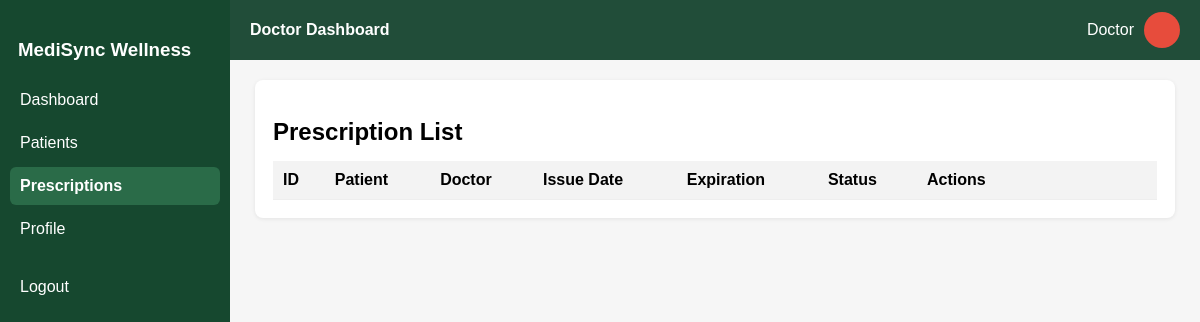
/backend/DISTRIBUTE_TO_APPROPRIATE_FILES/doctor/view_prescription.php, run on an earlier commit of the app's database.
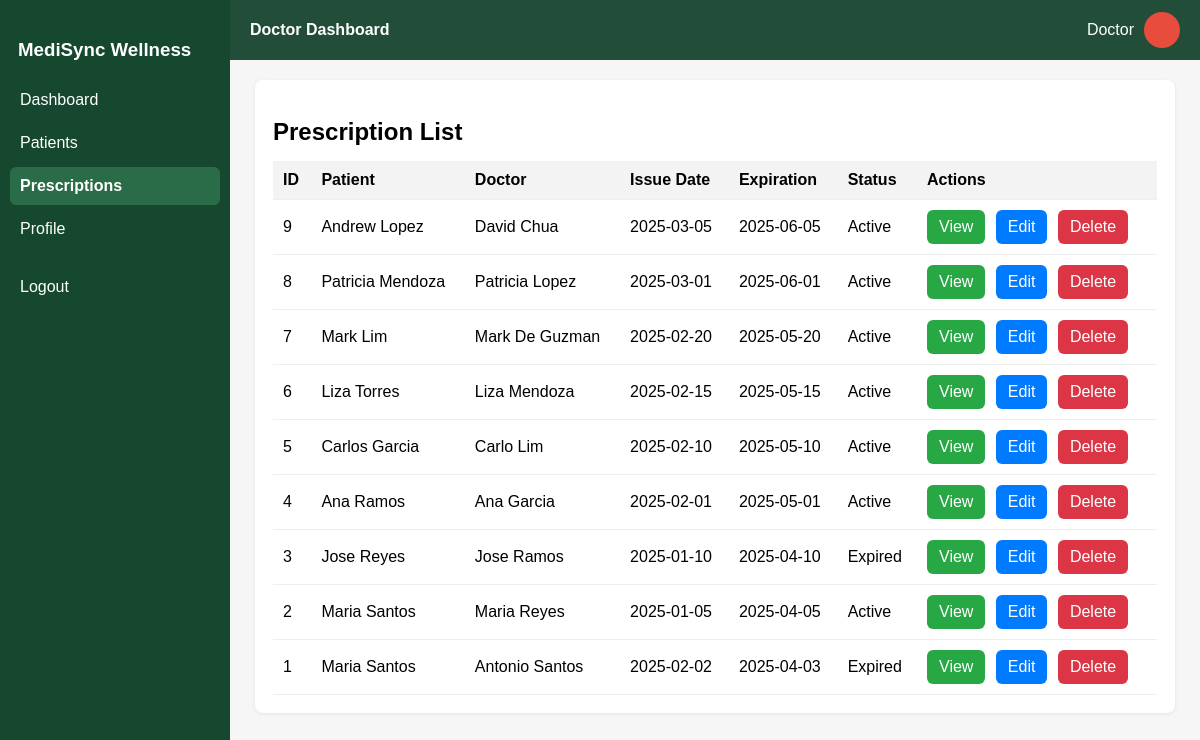
And on a later commit of the database.
### tables this page shows
CREATE TABLE IF NOT EXISTS `prescription` (
  `prescriptionID` int NOT NULL AUTO_INCREMENT,
  `medicationID` int NOT NULL,
  `patientID` int NOT NULL,
  `issueDate` date NOT NULL,
  `expirationDate` date NOT NULL,
  `status` text NOT NULL,
  `doctorID` int NOT NULL,
  PRIMARY KEY (`prescriptionID`),
  KEY `patientID` (`patientID`),
  KEY `medID` (`medicationID`),
  KEY `fk_prescription_doctor` (`doctorID`)
);

CREATE TABLE IF NOT EXISTS `patient` (
  `patientID` int NOT NULL AUTO_INCREMENT,
  `firstName` text NOT NULL,
  `lastName` text NOT NULL,
  `birthDate` date NOT NULL,
  `gender` text NOT NULL,
  `contactNumber` int NOT NULL,
  `address` text NOT NULL,
  `email` text NOT NULL,
  `doctorID` int NOT NULL,
  `healthCondition` text,
  `allergies` text,
  `currentMedication` text,
  `knownDiseases` text,
  PRIMARY KEY (`patientID`),
  KEY `fk_patient_doctor` (`doctorID`)
);

CREATE TABLE IF NOT EXISTS `doctor` (
  `doctorID` int NOT NULL,
  `firstName` text NOT NULL,
  `lastName` text NOT NULL,
  `specialization` text NOT NULL,
  `licenseNumber` int NOT NULL,
  `email` text NOT NULL,
  `clinicAddress` text NOT NULL,
  `status` enum('active','pending') NOT NULL DEFAULT 'pending',
  PRIMARY KEY (`doctorID`)
);

### backend/DISTRIBUTE_TO_APPROPRIATE_FILES/doctor/view_prescription.php (the view, shortened to what this page needs)
<?php
include('../includes/db_connect.php');
$activePage = 'prescriptions';
$sql = "
    SELECT
        p.prescriptionID,
        p.issueDate,
        p.expirationDate,
        p.status,
        pat.firstName AS patientFirst,
        pat.lastName AS patientLast,
        d.firstName AS doctorFirst,
        d.lastName AS doctorLast
    FROM prescription p
    LEFT JOIN patient pat ON pat.patientID = p.patientID
    LEFT JOIN doctor d ON d.doctorID = p.doctorID
    ORDER BY p.prescriptionID DESC
";
$list = $conn->query($sql);
?>
    <div class="card">
        <h2 style="margin-bottom:15px;">Prescription List</h2>
        <table>
            <thead>
            <tr>
                <th>ID</th>
                <th>Patient</th>
                <th>Doctor</th>
                <th>Issue Date</th>
                <th>Expiration</th>
                <th>Status</th>
                <th style="width:220px;">Actions</th>
            </tr>
            </thead>
            <tbody>
            <?php while ($p = $list->fetch_assoc()): ?>
                <tr>
                    <td><?= $p['prescriptionID'] ?></td>
                    <td>
                        <?= htmlspecialchars($p['patientFirst'] . " " . $p['patientLast']) ?>
                    </td>
                    <td>
                        <?= htmlspecialchars($p['doctorFirst'] . " " . $p['doctorLast']) ?>
                    </td>
                    <td><?= htmlspecialchars($p['issueDate']) ?></td>
                    <td><?= htmlspecialchars($p['expirationDate']) ?></td>
                    <td><?= htmlspecialchars($p['status']) ?></td>
                    <td>
                        <a href="view_patient_prescription.php?id=<?= $p['prescriptionID'] ?>" class="btn">
                            View
                        </a>
                        <a href="edit_prescription.php?id=<?= $p['prescriptionID'] ?>" class="btn" style="background:#007bff;">
                            Edit
                        </a>
                        <a href="delete_prescription.php?id=<?= $p['prescriptionID'] ?>"
                           class="btn btn-danger"
                           onclick="return confirm('Delete this prescription?');">
                            Delete
                        </a>
                    </td>
                </tr>
            <?php endwhile; ?>
            </tbody>
        </table>
    </div>
<?php
$content = ob_get_clean();
include('doctor_standard.php');
?>

### frontend/standards/doctor_standard.php (shortened to what this page needs)
<!doctype html>
<html lang="en">
<head>
</head>
<body>
<div class="sidebar">
    <h3>MediSync Wellness</h3>
    <a href="dashboard.php" class="<?= $activePage === 'dashboard' ? 'active' : '' ?>">Dashboard</a>
    <a href="patients.php" class="<?= $activePage === 'patients' ? 'active' : '' ?>">Patients</a>
    <a href="view_prescription.php" class="<?= $activePage === 'prescriptions' ? 'active' : '' ?>">Prescriptions</a>
    <a href="profile.php" class="<?= $activePage === 'profile' ? 'active' : '' ?>">Profile</a>
    <a href="../logout.php" style="margin-top: 20px;">Logout</a>
</div>
<div class="topbar">
    <strong>Doctor Dashboard</strong>
    <div style="display:flex;align-items:center;">
        <span style="margin-right:10px;">Doctor</span>
        <div style="width:36px;height:36px;border-radius:50%;background:#e74c3c;"></div>
    </div>
</div>
<div class="content">
    <?= $content ?>
</div>
</body>
</html>

### frontend/standards/doctor_standard.php (style rules this page uses)
body { margin: 0; font-family: Arial, Helvetica, sans-serif; background:#f6f6f6; }
.sidebar { width: 230px; background: #16482f; color: #fff; height: 100vh; position: fixed; left: 0; top: 0; padding: 20px 10px; box-sizing:border-box; }
.sidebar h3 { margin-left: 8px; margin-bottom:20px; }
.sidebar a { color: #fff; text-decoration: none; padding: 10px; display: block; border-radius: 6px; margin-bottom: 5px; }
.sidebar a.active { background: #2a6b48; font-weight: bold; }
.topbar { height: 60px; background: #214d39; color: #fff; padding: 15px 20px; margin-left: 230px; display: flex; align-items: center; justify-content: space-between; box-sizing:border-box; }
.content { margin-left: 230px; padding: 25px; padding-top: 20px; min-height: calc(100vh - 60px); box-sizing: border-box; }
.card { background: #fff; border-radius: 8px; padding: 18px; box-shadow: 0 1px 4px rgba(0,0,0,0.08); margin-bottom: 20px; }
table { width: 100%; border-collapse: collapse; }
th, td { padding: 10px; border-bottom: 1px solid #eee; text-align: left; }
th { background: #f3f3f3; }
.btn { background: #28a745; padding: 8px 12px; color: white; text-decoration: none; border-radius: 6px; margin-right: 6px; display:inline-block; }
.btn-danger { background: #dc3545; }

What changed in the data, as far as the page shows it:
added prescription: prescriptionID "9", patientID.lastName "Andrew Lopez", doctorID.lastName "David Chua", issueDate "2025-03-05", expirationDate "2025-06-05", status "Active"
added prescription: prescriptionID "8", patientID.lastName "Patricia Mendoza", doctorID.lastName "Patricia Lopez", issueDate "2025-03-01", expirationDate "2025-06-01", status "Active"
added prescription: prescriptionID "7", patientID.lastName "Mark Lim", doctorID.lastName "Mark De Guzman", issueDate "2025-02-20", expirationDate "2025-05-20", status "Active"
added prescription: prescriptionID "6", patientID.lastName "Liza Torres", doctorID.lastName "Liza Mendoza", issueDate "2025-02-15", expirationDate "2025-05-15", status "Active"
added prescription: prescriptionID "5", patientID.lastName "Carlos Garcia", doctorID.lastName "Carlo Lim", issueDate "2025-02-10", expirationDate "2025-05-10", status "Active"
added prescription: prescriptionID "4", patientID.lastName "Ana Ramos", doctorID.lastName "Ana Garcia", issueDate "2025-02-01", expirationDate "2025-05-01", status "Active"
added prescription: prescriptionID "3", patientID.lastName "Jose Reyes", doctorID.lastName "Jose Ramos", issueDate "2025-01-10", expirationDate "2025-04-10", status "Expired"
added prescription: prescriptionID "2", patientID.lastName "Maria Santos", doctorID.lastName "Maria Reyes", issueDate "2025-01-05", expirationDate "2025-04-05", status "Active"
added prescription: prescriptionID "1", patientID.lastName "Maria Santos", doctorID.lastName "Antonio Santos", issueDate "2025-02-02", expirationDate "2025-04-03", status "Expired"
